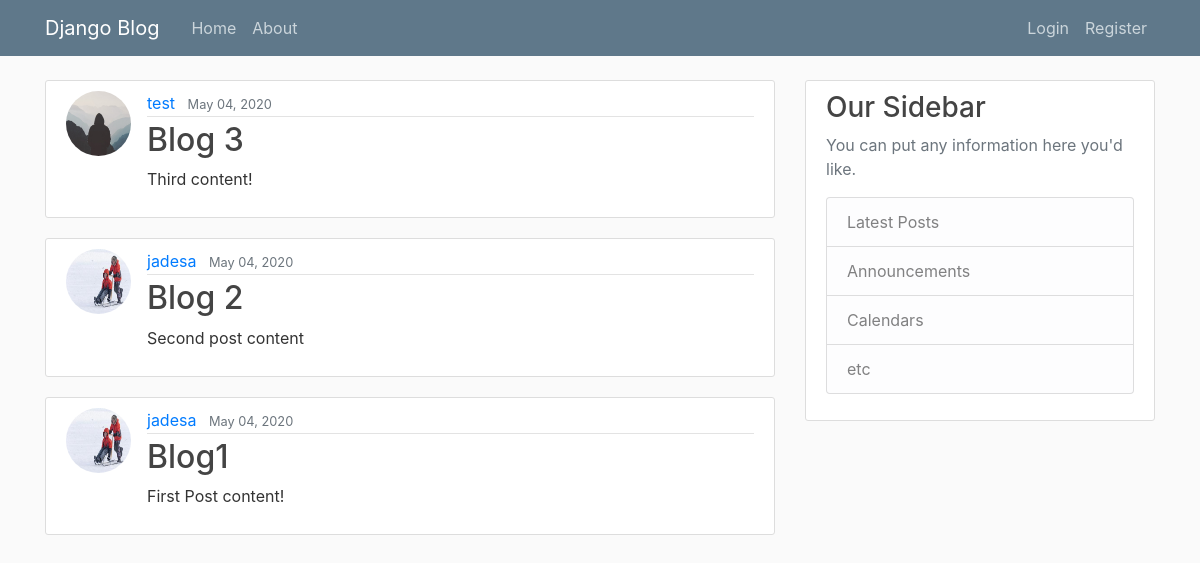
The app's page /, older data.
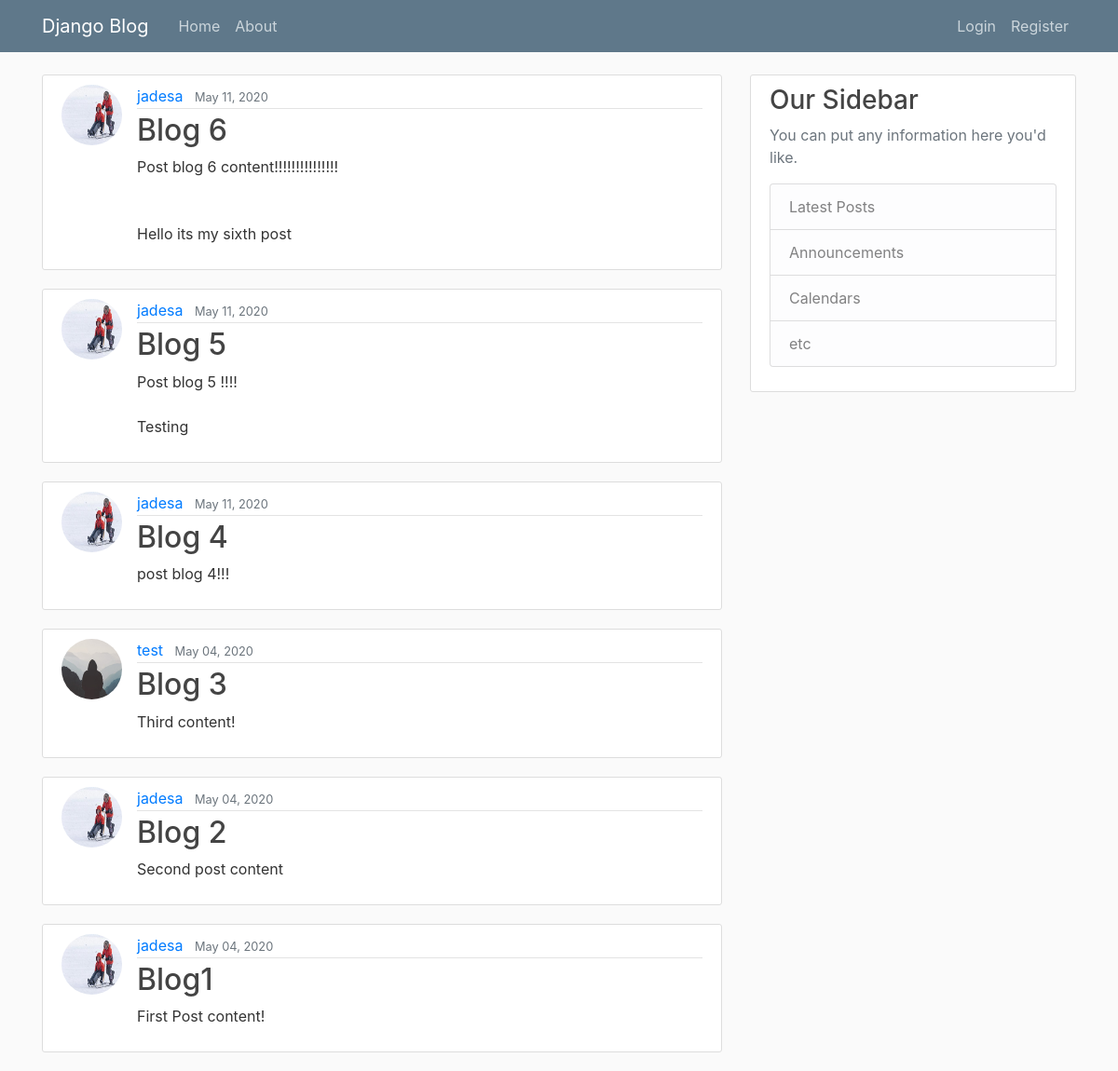
The same page, newer data.
### blog/models.py (models this page shows, shortened)
class Post(models.Model):
	title = models.CharField(max_length=100)
	content = models.TextField()
	date_posted = models.DateTimeField(default=timezone.now)
	author = models.ForeignKey(User, on_delete=models.CASCADE)

### users/models.py (models this page shows, shortened)
class Profile(models.Model):
	user = models.OneToOneField(User, on_delete=models.CASCADE)
	image = models.ImageField(default='default.jpg', upload_to='profile_pics')

### blog/views.py (the view)
# urls.py: path('', PostListView.as_view() , name='blog-home'),
class PostListView(ListView):
	model = Post
	template_name = 'blog/home.html'
	context_object_name = 'posts'
	ordering = ['-date_posted']
	paginate_by = 10

### blog/templates/blog/home.html (shortened to what this page needs)
{% extends "blog/base.html" %}
{% block content %}
	{% for post in posts %}
		<article class="media content-section">
			<img src="{{ post.author.profile.image.url }}" class="rounded-circle article-img">
		  <div class="media-body">
		    <div class="article-metadata">
		      <a class="mr-2" href="#">{{ post.author }}</a>
		      <small class="text-muted">{{ post.date_posted | date:"F d, Y" }}</small>
		    </div>
		    <h2><a class="article-title" href="{% url 'post-detail' post.id %}">{{ post.title }}</a></h2>
		    <p class="article-content">{{ post.content }}</p>
		  </div>
		</article>
	{% endfor %}
{% endblock content %}

### blog/templates/blog/base.html (shortened to what this page needs)
{% load static  %}
<!DOCTYPE html>
<html>
<head>
    <link rel="stylesheet" href="https://maxcdn.bootstrapcdn.com/bootstrap/4.0.0/css/bootstrap.min.css">
    <link rel="stylesheet" type="text/css" href="{% static 'blog/main.css' %}">
</head>
<body>
	<header class="site-header">
	  <nav class="navbar navbar-expand-md navbar-dark bg-steel fixed-top">
	    <div class="container">
	      <a class="navbar-brand mr-4" href="{% url 'blog-home' %}">Django Blog</a>
	      <div class="collapse navbar-collapse" id="navbarToggle">
	        <div class="navbar-nav mr-auto">
	          <a class="nav-item nav-link" href="{% url 'blog-home' %}">Home</a>
	          <a class="nav-item nav-link" href="{% url 'blog-about' %}">About</a>
	        </div>
	        <div class="navbar-nav">
	        	{% if user.is_authenticated %}
	        		<a class="nav-item nav-link" href="{% url 'post-create' %}">New Post</a>
	        		<a class="nav-item nav-link" href="{% url 'profile' %}">Profile</a>
	        		<a class="nav-item nav-link" href="{% url 'logout' %}">Logout</a>
	        	{% else %}
		          <a class="nav-item nav-link" href="{% url 'login' %}">Login</a>
		          <a class="nav-item nav-link" href="{% url 'register' %}">Register</a>
		         {% endif %}
	        </div>
	      </div>
	    </div>
	  </nav>
	</header>
	<main role="main" class="container">
	  <div class="row">
	    <div class="col-md-8">
	      {% block content %}{% endblock %}
	    </div>
	    <div class="col-md-4">
	      <div class="content-section">
	        <h3>Our Sidebar</h3>
	        <p class='text-muted'>You can put any information here you'd like.
	          <ul class="list-group">
	            <li class="list-group-item list-group-item-light">Latest Posts</li>
	            <li class="list-group-item list-group-item-light">Announcements</li>
	            <li class="list-group-item list-group-item-light">Calendars</li>
	            <li class="list-group-item list-group-item-light">etc</li>
	          </ul>
	        </p>
	      </div>
	    </div>
	  </div>
	</main>
</body>
</html>

### blog/static/blog/main.css (style rules this page uses)
body { background: #fafafa; color: #333333; margin-top: 5rem; }
h1, h2, h3, h4, h5, h6 { color: #444444; }
ul { margin: 0; }
.bg-steel { background-color: #5f788a; }
.site-header .navbar-nav .nav-link { color: #cbd5db; }
.content-section { background: #ffffff; padding: 10px 20px; border: 1px solid #dddddd; border-radius: 3px; margin-bottom: 20px; }
.article-title { color: #444444; }
.article-content { white-space: pre-line; }
.article-img { height: 65px; width: 65px; margin-right: 16px; }
.article-metadata { padding-bottom: 1px; margin-bottom: 4px; border-bottom: 1px solid #e3e3e3 }

Row changes from the older to the newer data that the page shows:
added Post: author.profile.image (picture), author "jadesa", date_posted "May 11, 2020", title "Blog 6", content "Post blog 6 content!!!!!!!!!!!!!!! Hello its my sixth post"
added Post: author.profile.image (picture), author "jadesa", date_posted "May 11, 2020", title "Blog 5", content "Post blog 5 !!!! Testing"
added Post: author.profile.image (picture), author "jadesa", date_posted "May 11, 2020", title "Blog 4", content "post blog 4!!!"
